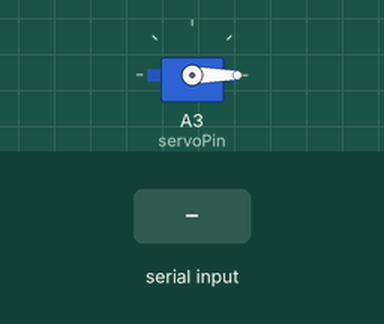
The sketch below on a simulated Arduino Uno, built with avr-gcc and run on an emulated ATmega328P. Parts: servo. The test bench sets the inputs (shaded band).

Above: at 1.2 s.
1.3 s: "f" received over Serial
At 2.1 s:
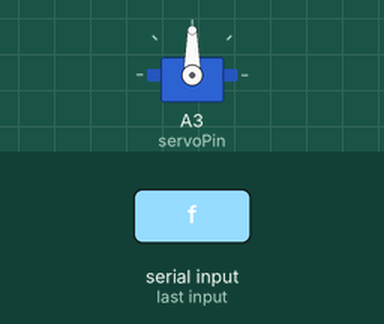
Timing chart, 0 to 4.3 s (numbered marks = the images above; inputs shaded):
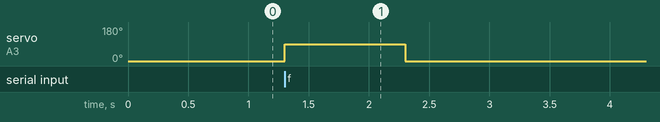

Measured:
- after the input at 1.3 s, servo on A3 (servoPin): 0° → 90° at once, → 0° 1.0 s later

The sketch:

arduino.ino.ino
```cpp
#include <Servo.h>

Servo myServo;
const int servoPin = A3;

void setup() {
  Serial.begin(9600);
  myServo.attach(servoPin);
  myServo.write(-90); // neutral position
}

void loop() {
  if (Serial.available() > 0) {
    char command = Serial.read();
    if (command == 'f') {
      // Full forward and back
      myServo.write(90);
      delay(1000);
      myServo.write(0);
      delay(1000);
      myServo.write(-90); // Back to neutral
    }
  }
}
```
